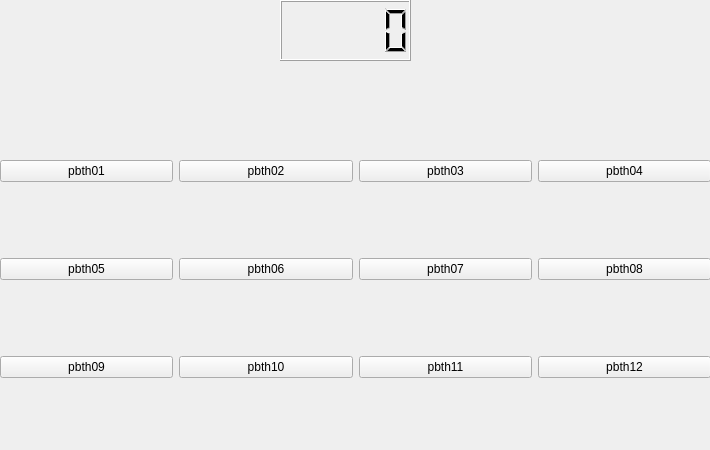
<?xml version="1.0" encoding="UTF-8"?>
<ui version="4.0">
 <class>cards</class>
 <widget class="QMainWindow" name="cards">
  <property name="geometry">
   <rect>
    <x>0</x>
    <y>0</y>
    <width>710</width>
    <height>450</height>
   </rect>
  </property>
  <property name="windowTitle">
   <string>记忆翻牌</string>
  </property>
  <widget class="QWidget" name="centralwidget">
   <widget class="QLCDNumber" name="lcdNumber">
    <property name="geometry">
     <rect>
      <x>280</x>
      <y>0</y>
      <width>131</width>
      <height>61</height>
     </rect>
    </property>
   </widget>
   <widget class="QWidget" name="layoutWidget">
    <property name="geometry">
     <rect>
      <x>0</x>
      <y>90</y>
      <width>711</width>
      <height>361</height>
     </rect>
    </property>
    <layout class="QGridLayout" name="gridLayout">
     <item row="0" column="0">
      <widget class="QPushButton" name="pbth01">
       <property name="text">
        <string>pbth01</string>
       </property>
       <attribute name="buttonGroup">
        <string notr="true">push_img</string>
       </attribute>
      </widget>
     </item>
     <item row="0" column="1">
      <widget class="QPushButton" name="pbth02">
       <property name="text">
        <string>pbth02</string>
       </property>
       <attribute name="buttonGroup">
        <string notr="true">push_img</string>
       </attribute>
      </widget>
     </item>
     <item row="0" column="2">
      <widget class="QPushButton" name="pbth03">
       <property name="text">
        <string>pbth03</string>
       </property>
       <attribute name="buttonGroup">
        <string notr="true">push_img</string>
       </attribute>
      </widget>
     </item>
     <item row="0" column="3">
      <widget class="QPushButton" name="pbth04">
       <property name="text">
        <string>pbth04</string>
       </property>
       <attribute name="buttonGroup">
        <string notr="true">push_img</string>
       </attribute>
      </widget>
     </item>
     <item row="1" column="0">
      <widget class="QPushButton" name="pbth05">
       <property name="text">
        <string>pbth05</string>
       </property>
       <attribute name="buttonGroup">
        <string notr="true">push_img</string>
       </attribute>
      </widget>
     </item>
     <item row="1" column="1">
      <widget class="QPushButton" name="pbth06">
       <property name="text">
        <string>pbth06</string>
       </property>
       <attribute name="buttonGroup">
        <string notr="true">push_img</string>
       </attribute>
      </widget>
     </item>
     <item row="1" column="2">
      <widget class="QPushButton" name="pbth07">
       <property name="text">
        <string>pbth07</string>
       </property>
       <attribute name="buttonGroup">
        <string notr="true">push_img</string>
       </attribute>
      </widget>
     </item>
     <item row="1" column="3">
      <widget class="QPushButton" name="pbth08">
       <property name="text">
        <string>pbth08</string>
       </property>
       <attribute name="buttonGroup">
        <string notr="true">push_img</string>
       </attribute>
      </widget>
     </item>
     <item row="2" column="0">
      <widget class="QPushButton" name="pbth09">
       <property name="text">
        <string>pbth09</string>
       </property>
       <attribute name="buttonGroup">
        <string notr="true">push_img</string>
       </attribute>
      </widget>
     </item>
     <item row="2" column="1">
      <widget class="QPushButton" name="pbth10">
       <property name="text">
        <string>pbth10</string>
       </property>
       <attribute name="buttonGroup">
        <string notr="true">push_img</string>
       </attribute>
      </widget>
     </item>
     <item row="2" column="2">
      <widget class="QPushButton" name="pbth11">
       <property name="text">
        <string>pbth11</string>
       </property>
       <attribute name="buttonGroup">
        <string notr="true">push_img</string>
       </attribute>
      </widget>
     </item>
     <item row="2" column="3">
      <widget class="QPushButton" name="pbth12">
       <property name="text">
        <string>pbth12</string>
       </property>
       <attribute name="buttonGroup">
        <string notr="true">push_img</string>
       </attribute>
      </widget>
     </item>
    </layout>
   </widget>
  </widget>
 </widget>
 <resources/>
 <connections/>
 <buttongroups>
  <buttongroup name="push_img"/>
 </buttongroups>
</ui>
